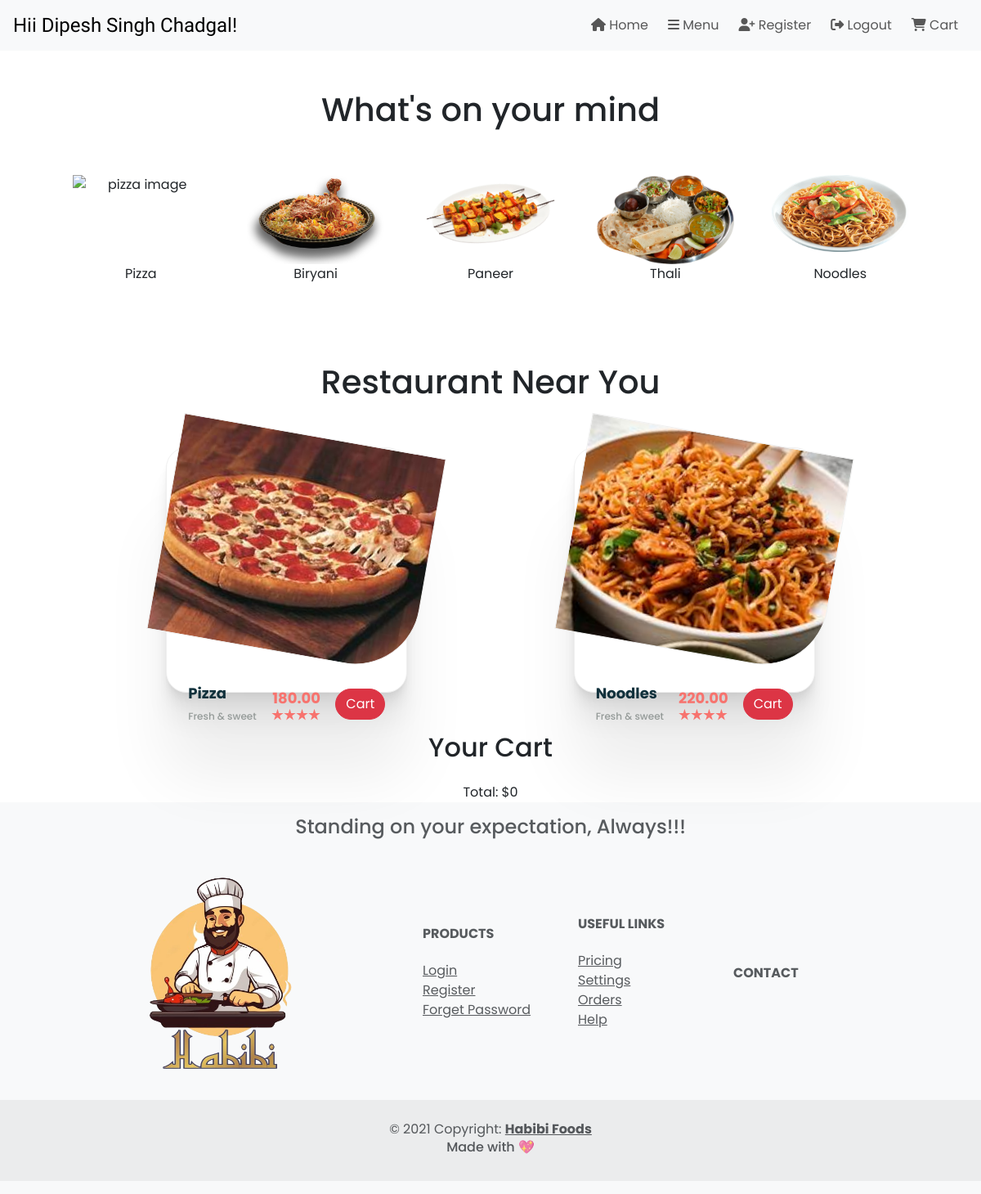
The page /menu/ (signed in) on the database its author committed.
### customer/models.py (models this page shows)
class CustomUser(AbstractUser):
    is_user = models.BooleanField(default=False)
    is_restaurant = models.BooleanField(default=False)

class customerUser(CustomUser):
    name = models.CharField(max_length=50)

### restaurant/models.py (models this page shows)
class foodItems(models.Model):
    name = models.CharField(max_length=255)
    price = models.DecimalField(max_digits=10, decimal_places=2)
    image = models.ImageField(upload_to='images/')
    restaurantName = models.CharField(max_length=50)

### menu/views.py (the view)
# urls.py: path('menu/',menuviews.menu,name = 'menu'),
@login_required
def menu(request):
    user = request.user
    foods = foodItems.objects.all()
    print("my output ",foodItems)
    if hasattr(user, 'customeruser'):
        name = user.customeruser.name
    else:
        name = "No name found"
    return render(request, 'index1.html', {'name': name, 'foodItems':foods})

### menu/templates/index1.html (shortened to what this page needs)
<!DOCTYPE html>
<html>
{% load static %}
<head>
    <link href="https://cdn.jsdelivr.net/npm/bootstrap@5.3.3/dist/css/bootstrap.min.css" rel="stylesheet"
>
    <link rel="stylesheet" href="https://cdn.jsdelivr.net/npm/bootstrap-icons@1.11.1/font/bootstrap-icons.css"
>
    <link rel="stylesheet" href={% static 'style.css' %}>
</head>
<body>
    {% include "header.html" %}
    <div class="container text-center justify-content-center">
        <br>
        <br>
        <h1>What's on your mind</h1>
        <br>
        <br>
        <section id='hehe' class="d-flex justify-content-evenly flex-wrap">
            <div class="main_items">
                <img class="img-fluid" src={% static 'pizza.png' %} alt="pizza image">
                <p>Pizza</p>
            </div>
            <div class="main_items">
                <img class="img-fluid" src={% static 'biryani.png' %} alt="biryani image">
                <p>Biryani</p>
            </div>
            <div class="main_items">
                <img class="img-fluid" src={% static 'paneer.png' %} alt="paneer image">
                <p>Paneer</p>
            </div>
            <div class="main_items">
                <img class="img-fluid" src={% static 'thali.png' %} alt="thali image">
                <p>Thali</p>
            </div>
            <div class="main_items">
                <img class="img-fluid" src={% static 'noodle.png' %} alt="noodle image">
                <p>Noodles</p>
            </div>
        </section>
    </div>
    <br>
    <br>
    <div class="container-fluid text-center d-flex justify-content-center flex-wrap py-5">
        <h1>Restaurant Near You</h1>
    </div>
    <section class="cards d-flex justify-content-evenly flex-wrap">
        {% if foodItems is None %}
        <p>Khana Nhi milega</p>
        {% else %}
        {% for food in foodItems %}
        <div class="outer">
            <div class="inner" style="background: url(/media/{{ food.image }}) no-repeat center center/cover;"></div>
            <div class="item">
                <div class="item-name">
                    <h4>{{ food.name }}</h4>
                    <p>Fresh & sweet</p>
                </div>
                <div class="item-price">
                    <p>{{ food.price }}</p>
                    <div class="rating">
                        <div></div>
                        <div></div>
                        <div></div>
                        <div></div>
                    </div>
                </div>
                <div class="addtocart">
                    <button class="btn rounded-pill btn-danger add-to-cart" data-id="{{ food.id }}">Cart</button>
                </div>
            </div>
        </div>
        {% endfor %}
        {% endif %}
    </section>
    <div class="container text-center justify-content-center mt-5">
        <h2>Your Cart</h2>
        <p id="total-price" class="mt-3">Total: $0</p>
    </div>
    {% include "footer.html" %}
</body>
</html>

### menu/templates/header.html (shortened to what this page needs)
{%load static%}
<link rel="stylesheet" href={%static 'style.css'%} >
<link rel="stylesheet" href="https://cdnjs.cloudflare.com/ajax/libs/font-awesome/6.5.2/css/all.min.css" />
<nav class="navbar navbar-expand-lg navbar-light bg-light text-muted position-sticky ">
  <a class="navbar-brand px-3"><span style="font-family: 'Poetsen One'; font-weight: 400; font-size: larger;">Hii {{ name }}!</span></a>
  <div class="collapse navbar-collapse justify-content-end px-3" style="font-family: 'Poppins';">
      <ul class="navbar-nav ml-auto">
          <li class="nav-item active px-1">
              <a class="nav-link" href="#"><i class="fas fa-home"></i> Home <span class="sr-only">(current)</span></a>
          </li>
          <li class="nav-item px-1">
              <a class="nav-link" href="#"><i class="fas fa-bars"></i> Menu</a>
          </li>
          <li class="nav-item px-1">
              <a class="nav-link" href="#"><i class="fas fa-user-plus"></i> Register</a>
          </li>
          <li class="nav-item px-1">
              <a class="nav-link" href={% url 'logout' %} ><i class="fas fa-sign-out-alt"></i> Logout</a>
          </li>
          <li class="nav-item px-1">
              <a class="nav-link" href="#"><i class="fas fa-shopping-cart"></i> Cart</a>
          </li>
      </ul>
  </div>
</nav>

### menu/static/style.css (style rules this page uses)
body { font-family: 'Poppins'; }
.main_items { width: 15%; height: auto; display: flex; flex-direction: column; align-self: stretch; justify-content: space-between; }
p { margin-bottom: 0; }
.outer { width: 295px; height: 300px; border-radius: 25px; background: #fff; border: 1px solid #f0f0f0; box-shadow: 0 3.4px 2.7px rgba(0, 0, 0, 0.022), 0 8.7px 6.9px rgba(0, 0, 0, 0.031), 0 17.7px 14.2px rgba(0, 0, 0, 0.039), 0 36.5px 29.2px rgba(0, 0, 0, 0.048), 0 100px 80px rgba(0, 0, 0, 0.07); overflow: visible; }
.inner { width: 325px; height: 90%; object-fit: cover; border: 1px solid #f0f0f0; border-bottom-right-radius: 80px; transform: translateX(-4px) translateY(-17px) rotate(10deg); }
.item { height: 30%; display: flex; justify-content: space-between; align-items: center; padding: 0 26px; }
.item-name h4 { font-size: 18px; font-weight: bold; color: #11313c; }
.item-name p { font-size: 12px; font-weight: 500; color: #949a98; }
.item-price { display: flex; flex-direction: column; }
.item-price p { font-size: 18px; font-weight: bold; color: #f7736e; text-align: right; }
.rating { display: flex; }
.rating > div { width: 15px; height: 15px; background: #f7736e; clip-path: polygon(50% 0%, 61% 35%, 98% 35%, 68% 57%, 79% 91%, 50% 70%, 21% 91%, 32% 57%, 2% 35%, 39% 35%); }

### rows shown on the page
customerUser: name "Dipesh Singh Chadgal"
foodItems: image (picture), name "Pizza", price "180.00"
foodItems: image (picture), name "Noodles", price "220.00"
